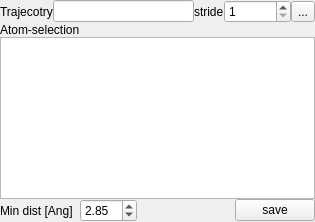
<?xml version="1.0" encoding="UTF-8"?>
<ui version="4.0">
 <class>Form</class>
 <widget class="QWidget" name="Form">
  <property name="geometry">
   <rect>
    <x>0</x>
    <y>0</y>
    <width>315</width>
    <height>222</height>
   </rect>
  </property>
  <property name="windowTitle">
   <string>Remove clashed frames</string>
  </property>
  <layout class="QGridLayout" name="gridLayout">
   <property name="margin">
    <number>0</number>
   </property>
   <property name="spacing">
    <number>0</number>
   </property>
   <item row="3" column="0" colspan="4">
    <widget class="QPlainTextEdit" name="plainTextEdit">
     <property name="toolTip">
      <string>&lt;html&gt;&lt;head/&gt;&lt;body&gt;&lt;p&gt;Provide here a list of atom ids separated by a comma. The listed atoms will be used to calculate their paiwise distance. If the distance between one atom pair is smaller than the minimum distance this structure is excluded from the trajectory.&lt;/p&gt;&lt;/body&gt;&lt;/html&gt;</string>
     </property>
    </widget>
   </item>
   <item row="4" column="3">
    <widget class="QPushButton" name="pushButton">
     <property name="text">
      <string>save</string>
     </property>
    </widget>
   </item>
   <item row="0" column="0" rowspan="2" colspan="4">
    <layout class="QHBoxLayout" name="horizontalLayout">
     <property name="spacing">
      <number>0</number>
     </property>
     <item>
      <widget class="QLabel" name="label">
       <property name="text">
        <string>Trajecotry</string>
       </property>
      </widget>
     </item>
     <item>
      <widget class="QLineEdit" name="lineEdit">
       <property name="readOnly">
        <bool>true</bool>
       </property>
      </widget>
     </item>
     <item>
      <widget class="QLabel" name="label_4">
       <property name="text">
        <string>stride</string>
       </property>
      </widget>
     </item>
     <item>
      <widget class="QSpinBox" name="spinBox">
       <property name="minimum">
        <number>1</number>
       </property>
       <property name="maximum">
        <number>999999</number>
       </property>
      </widget>
     </item>
     <item>
      <widget class="QToolButton" name="toolButton">
       <property name="text">
        <string>...</string>
       </property>
      </widget>
     </item>
    </layout>
   </item>
   <item row="4" column="1">
    <widget class="QDoubleSpinBox" name="doubleSpinBox">
     <property name="singleStep">
      <double>0.100000000000000</double>
     </property>
     <property name="value">
      <double>2.850000000000000</double>
     </property>
    </widget>
   </item>
   <item row="4" column="0">
    <widget class="QLabel" name="label_3">
     <property name="text">
      <string>Min dist [Ang]</string>
     </property>
    </widget>
   </item>
   <item row="4" column="2">
    <spacer name="horizontalSpacer">
     <property name="orientation">
      <enum>Qt::Horizontal</enum>
     </property>
     <property name="sizeHint" stdset="0">
      <size>
       <width>40</width>
       <height>20</height>
      </size>
     </property>
    </spacer>
   </item>
   <item row="2" column="0">
    <widget class="QLabel" name="label_2">
     <property name="text">
      <string>Atom-selection</string>
     </property>
    </widget>
   </item>
  </layout>
  <action name="actionOpen_trajectory">
   <property name="text">
    <string>Open trajectory</string>
   </property>
  </action>
  <action name="actionSave_clash_free_trajectory">
   <property name="text">
    <string>Save clash free trajectory</string>
   </property>
  </action>
 </widget>
 <resources/>
 <connections>
  <connection>
   <sender>toolButton</sender>
   <signal>clicked()</signal>
   <receiver>actionOpen_trajectory</receiver>
   <slot>trigger()</slot>
   <hints>
    <hint type="sourcelabel">
     <x>289</x>
     <y>10</y>
    </hint>
    <hint type="destinationlabel">
     <x>-1</x>
     <y>-1</y>
    </hint>
   </hints>
  </connection>
  <connection>
   <sender>pushButton</sender>
   <signal>clicked()</signal>
   <receiver>actionSave_clash_free_trajectory</receiver>
   <slot>trigger()</slot>
   <hints>
    <hint type="sourcelabel">
     <x>265</x>
     <y>33</y>
    </hint>
    <hint type="destinationlabel">
     <x>-1</x>
     <y>-1</y>
    </hint>
   </hints>
  </connection>
 </connections>
</ui>
